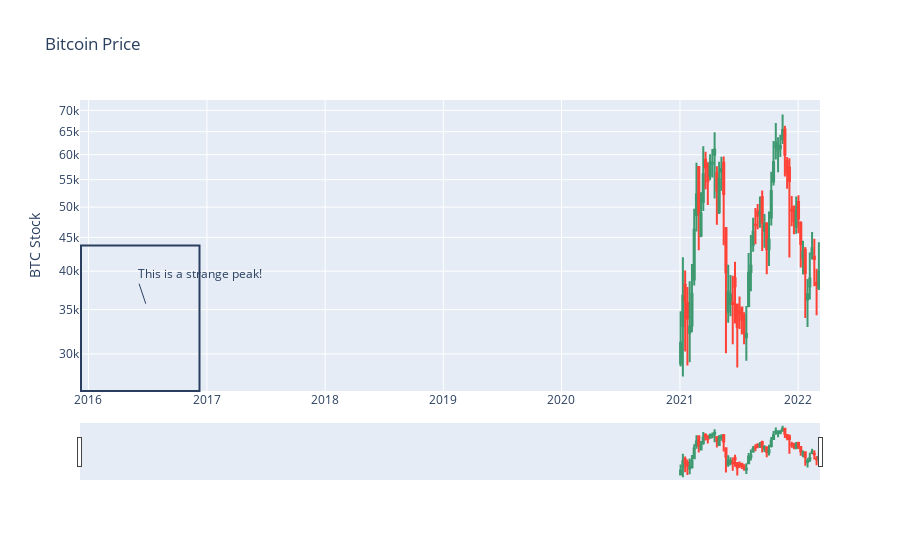

Notebook code cell kept with this figure:
### Code cell
import plotly.graph_objects as go

from datetime import datetime

fig = go.Figure(go.Candlestick(
        x=ds_df.index,
        open=ds_df['open'],
        high=ds_df['high'],
        low=ds_df['low'],
        close=ds_df['close']
    ))

fig.update_layout(
    title='Bitcoin Price',
    yaxis_title='BTC Stock',
    shapes = [dict(
        x0='2015-12-09', x1='2016-12-09', y0=0, y1=0.5, xref='x', yref='paper',
        line_width=2)],
    annotations=[dict(
        x='2016-06-26', y=0.3, xref='x', yref='paper',
        showarrow=True, xanchor='left', text='This is a strange peak!')]
)
fig.update_yaxes(type="log")
fig.show()
